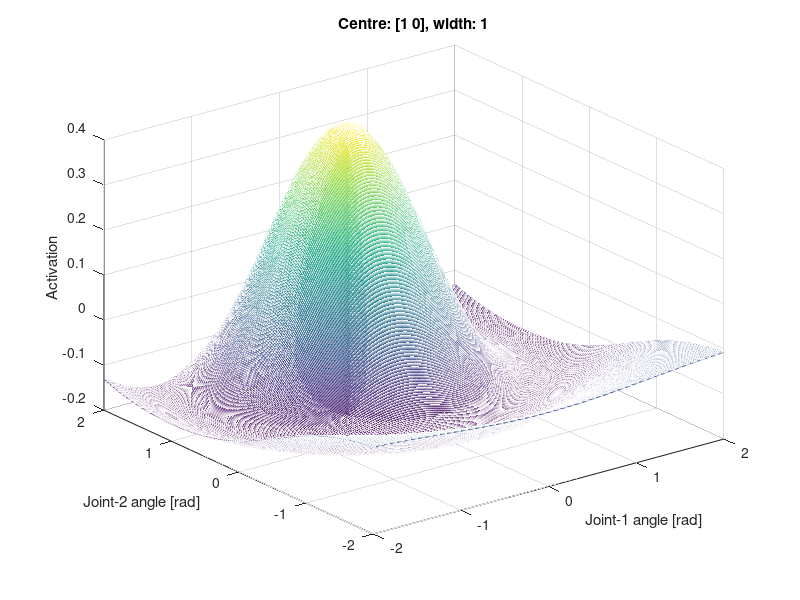

Here is the MATLAB script that generated this plot:
theta1 = [-2:0.01:2]';
theta2 = [-2:0.01:2]';
theta = [theta1 theta2];
centre_theta = [1 0];
sigma_theta = 1;
act = [];
for i = 1:length(theta1)
    for j = 1:length(theta2)
        x = [theta1(i) theta2(j)]' - centre_theta';
        act(i,j) = (1/(sqrt(2*pi)*sigma_theta^3))*(1 - x'*x/sigma_theta^2)*exp(-(x'*x/(2*sigma_theta^2)));
    end
end

mesh(theta1,theta2,act);
title('Centre: [1 0], width: 1');
xlabel('Joint-1 angle [rad]');
ylabel('Joint-2 angle [rad]');
zlabel('Activation');
